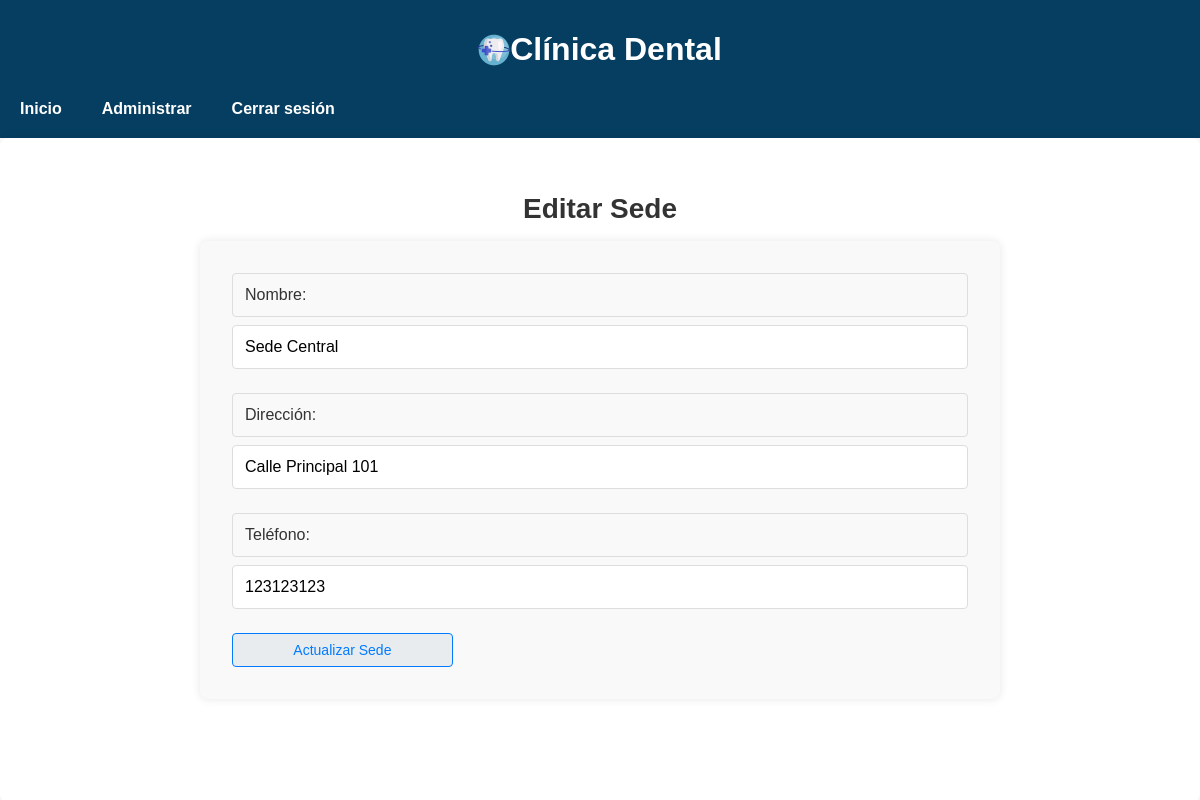
Screenshot of /Admin/editar_sede.php?id=1 (signed in) with the database file from the repository.
### tables this page shows
CREATE TABLE `sedes` (
  `id` int(11) NOT NULL,
  `nombre` varchar(100) NOT NULL,
  `direccion` varchar(255) NOT NULL,
  `telefono` varchar(15) DEFAULT NULL
);

### Admin/editar_sede.php (the view, shortened to what this page needs)
<?php
require '../Conexion/conexion.php';
$errores = [];
$id = $_GET['id'] ?? null;
if ($id) {
    try {
        $stmt = $pdo->prepare('SELECT * FROM sedes WHERE id = :id');
        $stmt->execute(['id' => $id]);
        $sede = $stmt->fetch(PDO::FETCH_ASSOC);
    } catch (PDOException $e) {
        $errores[] = 'Error al obtener los datos de la sede: ' . $e->getMessage();
    }
} else {
    $errores[] = 'ID de sede no proporcionado.';
}
?>
<!DOCTYPE html>
<html lang="es">
<head>
    <link rel="stylesheet" href="/css/styles.css">
</head>
<body>
<header class="header">
        <div class="container">
            <h1 class="logo">
                <img src="/Imagenes/odontologia.png" alt="Logo de Clínica Dental">
                Clínica Dental
            </h1>
            <nav class="nav">
                <ul class="nav-list">
                    <li class="nav-item">
                        <a href="principalAdmin.php" class="nav-link">Inicio</a>
                    </li>
                    <li class="nav-item dropdown">
                        <a href="#" class="nav-link">Administrar</a>
                    </li>
                    <li class="nav-item">
                        <a href="../logout.php" class="nav-link">Cerrar sesión</a>
                    </li>
                </ul>
            </nav>
        </div>
    </header>
    <main>
        <div class="container-principal">
            <h2>Editar Sede</h2>
            <?php if ($sede): ?>
                <form action="editar_sede.php?id=<?php echo htmlspecialchars($id); ?>" method="post">
                    <div class="form-group">
                        <label for="nombre">Nombre:</label>
                        <input type="text" id="nombre" name="nombre" value="<?php echo htmlspecialchars($sede['nombre']); ?>" required>
                    </div>
                    <div class="form-group">
                        <label for="direccion">Dirección:</label>
                        <input type="text" id="direccion" name="direccion" value="<?php echo htmlspecialchars($sede['direccion']); ?>" required>
                    </div>
                    <div class="form-group">
                        <label for="telefono">Teléfono:</label>
                        <input type="text" id="telefono" name="telefono" value="<?php echo htmlspecialchars($sede['telefono']); ?>">
                    </div>
                    <button type="submit" class="btn-crear">Actualizar Sede</button>
                </form>
            <?php endif; ?>
        </div>
    </main>
</body>
</html>

### css/styles.css (style rules this page uses)
body { font-family: 'Arial', sans-serif; margin: 0; padding: 0; }
.header { background: #063e61; color: #fff; padding: 10px 0; justify-content: center; }
.header .logo { display: flex; align-items: center; justify-content: center; }
.header .logo img { max-width: 120px; height: auto; }
.nav { display: flex; justify-content: left; }
.nav .nav-list { list-style: none; padding: 0; margin: 0; text-align: left; display: flex; }
.nav .nav-item { position: relative; }
.nav .nav-link { text-decoration: none; color: #fff; padding: 10px 20px; display: block; font-weight: bold; transition: background 0.3s, color 0.3s; }
body { font-family: 'Arial', sans-serif; color: #333; margin: 0; padding: 0; }
.btn-crear { display: center; padding: 0.5rem 1rem; font-size: 0.875rem; width: 30%; text-align: center; color: #007bff; background-color: #e9ecef; border: 1px solid #007bff; border-radius: 4px; text-decoration: none; transition: background-color 0.3s, color 0.3s; }
.container-principal { padding: 2rem; max-width: 1200px; margin: 0 auto; background-color: #ffffff; border-radius: 8px; box-shadow: 0 0 10px rgba(0, 0, 0, 0.1); position: relative; min-height: 600px; display: flex; flex-direction: column; }
form { background-color: #f9f9f9; border: transparent; border-radius: 8px; padding: 2rem; box-shadow: 0 0 10px rgba(0, 0, 0, 0.1); max-width: 800px; width: 100%; margin: 0 auto; box-sizing: border-box; }
h2 { font-size: 1.75rem; color: #333; margin-bottom: 1rem; text-align: center; }
.form-group { margin-bottom: 1.5rem; }
.form-group label { display: block; font-size: 1.1rem; margin-bottom: 0.5rem; color: #333; }
.form-group select, .form-group input, .form-group label, .form-group textarea, .form-group input[type="date"] { width: 100%; padding: 0.75rem; font-size: 1rem; border: 1px solid #ddd; border-radius: 4px; box-sizing: border-box; transition: border-color 0.3s, box-shadow 0.3s; }

### rows the page displays
sedes: nombre "Sede Central", direccion "Calle Principal 101", telefono "123123123"
